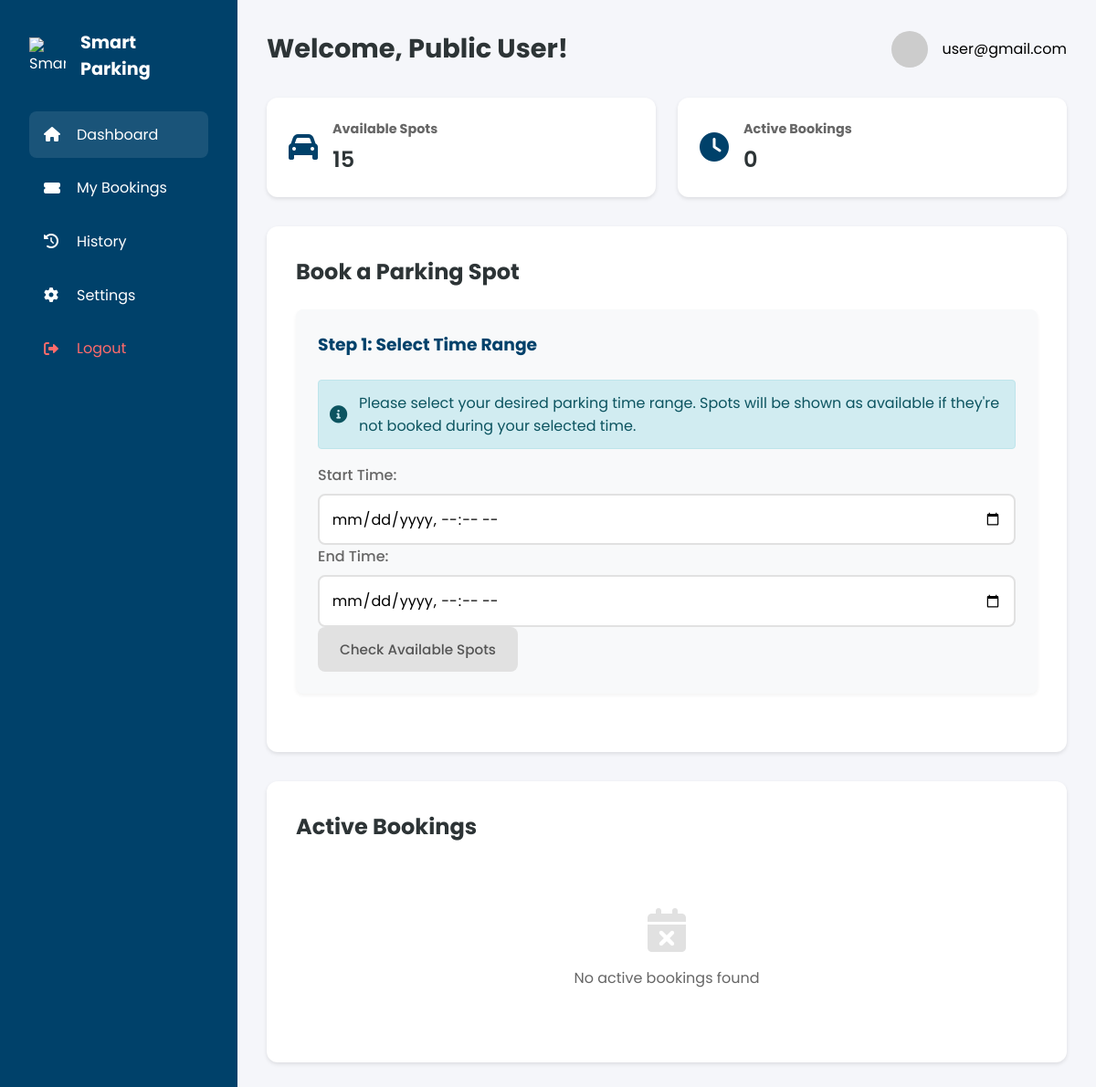
The app's page /dashboard.php (signed in) with its own data.
### tables this page shows
CREATE TABLE IF NOT EXISTS users (
    id INT AUTO_INCREMENT PRIMARY KEY,
    name VARCHAR(100) NOT NULL,
    email VARCHAR(100) NOT NULL UNIQUE,
    password VARCHAR(255) NOT NULL,
    is_admin TINYINT(1) DEFAULT 0,
    created_at TIMESTAMP DEFAULT CURRENT_TIMESTAMP
);

### dashboard.php (the view, shortened to what this page needs)
<?php
require_once 'config.php';
$user_id = $_SESSION['user_id'];
$user_sql = "SELECT * FROM users WHERE id = ?";
$user_stmt = $conn->prepare($user_sql);
$user_stmt->bind_param("i", $user_id);
$user_stmt->execute();
$user = $user_stmt->get_result()->fetch_assoc();
$bookings_sql = "SELECT b.*, p.spot_number, p.floor_number, p.type
                 FROM bookings b
                 JOIN parking_spots p ON b.spot_id = p.id
                 WHERE b.user_id = ? AND b.status = 'active'
                 ORDER BY b.start_time DESC";
$bookings_stmt = $conn->prepare($bookings_sql);
$bookings_stmt->bind_param("i", $user_id);
$bookings_stmt->execute();
$active_bookings = $bookings_stmt->get_result();
$spots_sql = "SELECT * FROM parking_spots ORDER BY floor_number, spot_number";
$available_spots = $conn->query($spots_sql);
?>
<!DOCTYPE html>
<html lang="en">
<head>
    <link rel="stylesheet" href="https://cdnjs.cloudflare.com/ajax/libs/font-awesome/6.0.0/css/all.min.css">
    <link rel="stylesheet" href="dashboard.css">
</head>
<body>
    <div class="dashboard-container">
        <?php include 'sidebar.php'; ?>
        <div class="main-content">
            <header>
                <div class="header-content">
                    <h1>Welcome, <?php echo ($user && isset($user['name'])) ? htmlspecialchars($user['name']) : 'User'; ?>!</h1>
                    <div class="user-info">
                        <img src="https://ui-avatars.com/api/?name=<?php echo ($user && isset($user['name'])) ? urlencode($user['name']) : 'User'; ?>&background=random" alt="User Avatar">
                        <span><?php echo ($user && isset($user['email'])) ? htmlspecialchars($user['email']) : ''; ?></span>
                    </div>
                </div>
            </header>
            <div class="stats-container">
                <div class="stat-card">
                    <i class="fas fa-car"></i>
                    <div class="stat-info">
                        <h3>Available Spots</h3>
                        <p><?php echo $available_spots->num_rows; ?></p>
                    </div>
                </div>
                <div class="stat-card">
                    <i class="fas fa-clock"></i>
                    <div class="stat-info">
                        <h3>Active Bookings</h3>
                        <p><?php echo $active_bookings->num_rows; ?></p>
                    </div>
                </div>
            </div>
            <div class="booking-section">
                <h2>Book a Parking Spot</h2>
                <form method="POST" action="" class="booking-form" onsubmit="return validateBooking()">
                    <div class="booking-step" id="step1">
                        <h3>Step 1: Select Time Range</h3>
                        <div class="alert alert-info">
                            <i class="fas fa-info-circle"></i>
                            Please select your desired parking time range. Spots will be shown as available if they're not booked during your selected time.
                        </div>
                        <div class="form-group">
                            <label for="start_time">Start Time:</label>
                            <input type="datetime-local" id="start_time" name="start_time" required onchange="checkTimeRange()">
                        </div>
                        <div class="form-group">
                            <label for="end_time">End Time:</label>
                            <input type="datetime-local" id="end_time" name="end_time" required onchange="checkTimeRange()">
                        </div>
                        <button type="button" id="check-availability-btn" class="btn btn-secondary" onclick="checkAvailability()" disabled>
                            Check Available Spots
                        </button>
                    </div>
                </form>
            </div>
            <div class="active-bookings">
                <h2>Active Bookings</h2>
                <div class="bookings-grid">
                    <?php if ($active_bookings->num_rows > 0): ?>
                        <?php while($booking = $active_bookings->fetch_assoc()): ?>
                        <div class="booking-card">
                            <div class="booking-header">
                                <h3>Spot <?php echo htmlspecialchars($booking['spot_number']); ?></h3>
                                <span class="badge">Active</span>
                            </div>
                            <div class="booking-details">
                                <p><i class="fas fa-car"></i> <?php echo htmlspecialchars($booking['vehicle_number']); ?></p>
                                <p><i class="fas fa-building"></i> Floor <?php echo $booking['floor_number']; ?></p>
                                <p><i class="fas fa-clock"></i> <?php echo date('M d, g:i A', strtotime($booking['start_time'])); ?> - <?php echo date('M d, g:i A', strtotime($booking['end_time'])); ?></p>
                            </div>
                            <button class="btn-cancel" onclick="confirmCancel(<?php echo $booking['id']; ?>)">
                                <i class="fas fa-times"></i> Cancel Booking
                            </button>
                        </div>
                        <?php endwhile; ?>
                    <?php else: ?>
                        <div class="no-bookings">
                            <i class="fas fa-calendar-times"></i>
                            <p>No active bookings found</p>
                        </div>
                    <?php endif; ?>
                </div>
            </div>
        </div>
    </div>
</body>
</html>

### dashboard.css (style rules this page uses)
* { margin: 0; padding: 0; box-sizing: border-box; font-family: 'Poppins', sans-serif; }
body { background: #f5f6fa; min-height: 100vh; }
.dashboard-container { display: flex; min-height: 100vh; }
.main-content { display: flex; flex: 1; padding: 2rem; overflow-y: auto; flex-direction: column; }
header { margin-bottom: 2rem; }
.header-content { display: flex; justify-content: space-between; align-items: center; }
.header-content h1 { color: #2d3436; font-size: 1.8rem; }
.user-info { display: flex; align-items: center; gap: 1rem; }
.user-info img { width: 40px; height: 40px; border-radius: 50%; }
.stats-container { display: grid; grid-template-columns: repeat(auto-fit, minmax(200px, 1fr)); gap: 1.5rem; margin-bottom: 2rem; }
.stat-card { background: white; padding: 1.5rem; border-radius: 12px; box-shadow: 0 2px 4px rgba(0, 0, 0, 0.1); display: flex; align-items: center; gap: 1rem; }
.stat-card i { font-size: 2rem; color: #00416A; }
.stat-info h3 { font-size: 0.9rem; color: #666; margin-bottom: 0.3rem; }
.stat-info p { font-size: 1.5rem; font-weight: 600; color: #2d3436; }
.booking-section { background: white; padding: 2rem; border-radius: 12px; box-shadow: 0 2px 4px rgba(0, 0, 0, 0.1); margin-bottom: 2rem; }
.booking-section h2 { color: #2d3436; margin-bottom: 1.5rem; }
.booking-form { display: grid; gap: 1.5rem; }
.form-group { display: flex; flex-direction: column; gap: 0.5rem; }
.form-group label { color: #666; font-weight: 500; }
.form-group input, .form-group select { padding: 0.8rem; border: 2px solid #e1e1e1; border-radius: 8px; font-size: 1rem; transition: all 0.3s ease; }
.active-bookings { background: white; padding: 2rem; border-radius: 12px; box-shadow: 0 2px 4px rgba(0, 0, 0, 0.1); }
.active-bookings h2 { color: #2d3436; margin-bottom: 1.5rem; }
.bookings-grid { display: grid; grid-template-columns: repeat(auto-fit, minmax(300px, 1fr)); gap: 1.5rem; }
.alert { padding: 1rem; border-radius: 8px; margin-bottom: 1.5rem; display: flex; align-items: center; gap: 0.8rem; transition: opacity 0.3s ease; }
.alert i { font-size: 1.2rem; }
.btn-secondary { background: #e1e1e1; color: #555; border: none; padding: 0.8rem 1.5rem; border-radius: 8px; cursor: pointer; font-size: 0.95rem; font-weight: 500; transition: all 0.3s ease; flex: 1; }
.no-bookings { text-align: center; padding: 2rem; color: #666; }
.no-bookings i { font-size: 3rem; color: #e1e1e1; margin-bottom: 1rem; }
.no-bookings { background: white; padding: 3rem; border-radius: 12px; text-align: center; color: #666; }

### records on screen
users: name "Public User", email "user@gmail.com", is_admin "0"

### other values on screen
$available_spots->num_rows "15"
